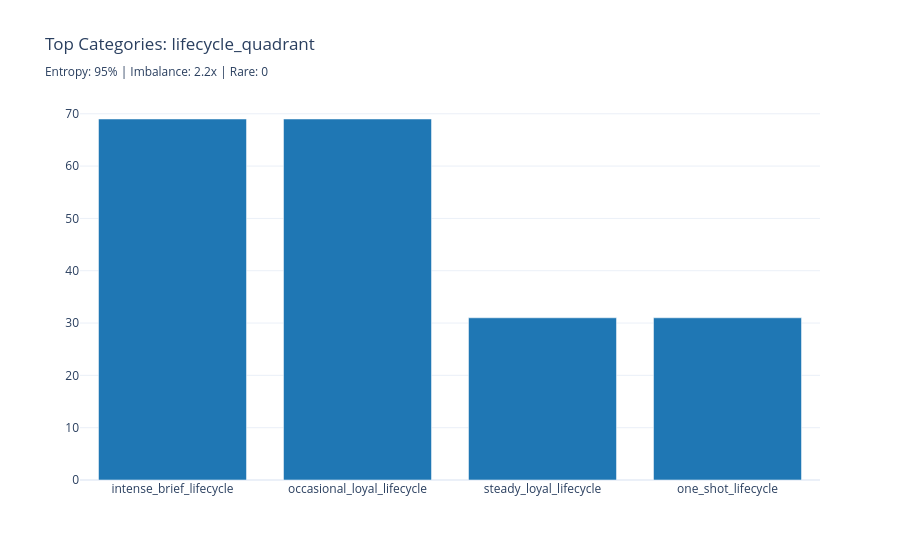
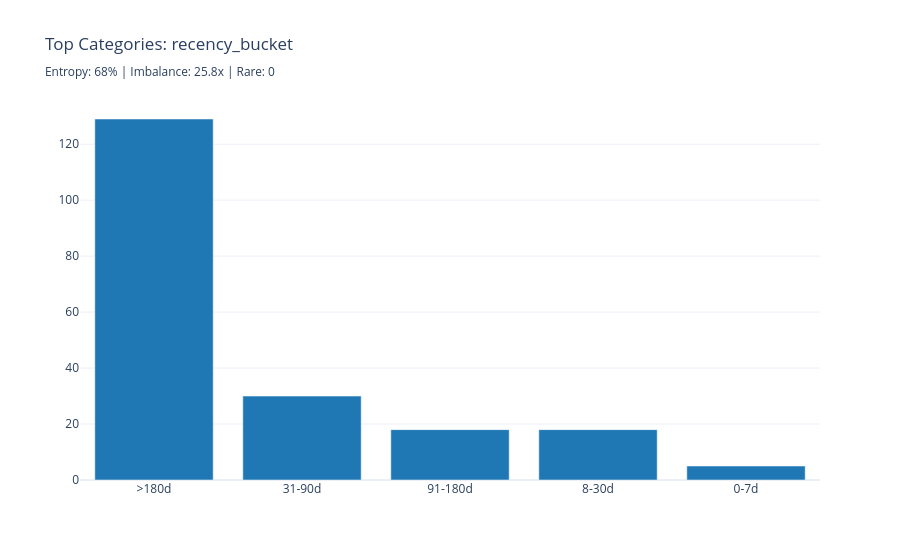

Notebook code cell kept with these figures, in order:
### Markdown cell above
## 4.6 Categorical Columns Analysis

**📖 Distribution Metrics (Analogues to Numeric Skewness/Kurtosis):**

| Metric | Interpretation | Action |
|--------|---------------|--------|
| **Imbalance Ratio** | Largest / Smallest category count | > 10: Consider grouping rare categories |
| **Entropy** | Diversity measure (0 = one category, higher = more uniform) | Low entropy: May need stratified sampling |
| **Top-3 Concentration** | % of data in top 3 categories | > 90%: Rare categories may cause issues |
| **Rare Category %** | Categories with < 1% of data | High %: Group into "Other" category |

**📖 Encoding Recommendations:**
- **Low cardinality (≤5)** → One-hot encoding
- **Medium cardinality (6-20)** → One-hot or Target encoding
- **High cardinality (>20)** → Target encoding or Frequency encoding
- **Cyclical (days, months)** → Sin/Cos encoding

**⚠️ Common Issues:**
- Rare categories can cause overfitting with one-hot encoding
- High cardinality + one-hot = feature explosion
- Imbalanced categories may need special handling in train/test splits

### Code cell
# Use framework's CategoricalDistributionAnalyzer
cat_analyzer = CategoricalDistributionAnalyzer()

categorical_cols = [
    name for name, col in findings.columns.items()
    if col.inferred_type in [ColumnType.CATEGORICAL_NOMINAL, ColumnType.CATEGORICAL_ORDINAL, ColumnType.CATEGORICAL_CYCLICAL]
    and col.inferred_type != ColumnType.TEXT  # TEXT columns processed separately in 02a
    and name not in TEMPORAL_METADATA_COLS
]

# Analyze all categorical columns
cat_analyses = cat_analyzer.analyze_dataframe(df, categorical_cols)

# Get encoding recommendations
cyclical_cols = [name for name, col in findings.columns.items()
                 if col.inferred_type == ColumnType.CATEGORICAL_CYCLICAL]
cat_recommendations = cat_analyzer.get_all_recommendations(df, categorical_cols, cyclical_columns=cyclical_cols)

for col_name in categorical_cols:
    col_info = findings.columns[col_name]
    analysis = cat_analyses.get(col_name)
    rec = next((r for r in cat_recommendations if r.column_name == col_name), None)

    print(f"\n{'='*70}")
    print(f"Column: {col_name}")
    print(f"Type: {col_info.inferred_type.value} (Confidence: {col_info.confidence:.0%})")
    print("-" * 70)

    if analysis:
        print("\n📊 Distribution Metrics:")
        print(f"   Categories: {analysis.category_count}")
        print(f"   Imbalance Ratio: {analysis.imbalance_ratio:.1f}x (largest/smallest)")
        print(f"   Entropy: {analysis.entropy:.2f} ({analysis.normalized_entropy*100:.0f}% of max)")
        print(f"   Top-1 Concentration: {analysis.top1_concentration:.1f}%")
        print(f"   Top-3 Concentration: {analysis.top3_concentration:.1f}%")
        print(f"   Rare Categories (<1%): {analysis.rare_category_count}")

        # Interpretation
        print("\n📈 Interpretation:")
        if analysis.has_low_diversity:
            print("   ⚠️ LOW DIVERSITY: Distribution dominated by few categories")
        elif analysis.normalized_entropy > 0.9:
            print("   ✓ HIGH DIVERSITY: Categories are relatively balanced")
        else:
            print("   ✓ MODERATE DIVERSITY: Some category dominance but acceptable")

        if analysis.imbalance_ratio > 100:
            print("   🔴 SEVERE IMBALANCE: Rarest category has very few samples")
        elif analysis.is_imbalanced:
            print("   🟡 MODERATE IMBALANCE: Consider grouping rare categories")

        # Recommendations
        if rec:
            print("\n🔧 Recommendations:")
            print(f"   Encoding: {rec.encoding_type.value}")
            print(f"   Reason: {rec.reason}")
            print(f"   Priority: {rec.priority}")

            if rec.preprocessing_steps:
                print("   Preprocessing:")
                for step in rec.preprocessing_steps:
                    print(f"      • {step}")

            if rec.warnings:
                for warn in rec.warnings:
                    print(f"   ⚠️ {warn}")

    # Visualization
    value_counts = df[col_name].value_counts()
    subtitle = f"Entropy: {analysis.normalized_entropy*100:.0f}% | Imbalance: {analysis.imbalance_ratio:.1f}x | Rare: {analysis.rare_category_count}" if analysis else ""
    fig = charts.bar_chart(
        value_counts.head(10).index.tolist(),
        value_counts.head(10).values.tolist(),
        title=f"Top Categories: {col_name}<br><sub>{subtitle}</sub>"
    )
    display_figure(fig)

# Summary table and add recommendations to registry
if cat_analyses:
    print("\n" + "=" * 70)
    print("CATEGORICAL COLUMNS SUMMARY")
    print("=" * 70)
    summary_data = []
    for col_name, analysis in cat_analyses.items():
        rec = next((r for r in cat_recommendations if r.column_name == col_name), None)
        summary_data.append({
            "Column": col_name,
            "Categories": analysis.category_count,
            "Imbalance": f"{analysis.imbalance_ratio:.1f}x",
            "Entropy": f"{analysis.normalized_entropy*100:.0f}%",
            "Top-3 Conc.": f"{analysis.top3_concentration:.1f}%",
            "Rare (<1%)": analysis.rare_category_count,
            "Encoding": rec.encoding_type.value if rec else "N/A"
        })

        # Add encoding recommendation to Gold layer
        if rec and registry.gold:
            registry.add_gold_encoding(
                column=col_name,
                method=rec.encoding_type.value,
                rationale=rec.reason,
                source_notebook="04_column_deep_dive"
            )

    display_table(native_pd.DataFrame(summary_data))

    if registry.gold:
        print(f"\n✅ Added {len(cat_recommendations)} encoding recommendations to Gold layer")

### Figure 1 — Plotly figure (JSON) as saved in the notebook; plotly's stock layout.template omitted (floating-point values rounded to 4 significant figures)
{"data": [{"marker": {"color": "#1f77b4"}, "type": "bar", "x": ["intense_brief_lifecycle", "occasional_loyal_lifecycle", "steady_loyal_lifecycle", "one_shot_lifecycle"], "y": [69, 69, 31, 31]}], "layout": {"title": {"text": "Top Categories: lifecycle_quadrant<br><sub>Entropy: 95% | Imbalance: 2.2x | Rare: 0</sub>"}, "xaxis": {"title": {}}, "yaxis": {"title": {}}}}

### Figure 2 — Plotly figure (JSON) as saved in the notebook; plotly's stock layout.template omitted (floating-point values rounded to 4 significant figures)
{"data": [{"marker": {"color": "#1f77b4"}, "type": "bar", "x": [">180d", "31-90d", "91-180d", "8-30d", "0-7d"], "y": [129, 30, 18, 18, 5]}], "layout": {"title": {"text": "Top Categories: recency_bucket<br><sub>Entropy: 68% | Imbalance: 25.8x | Rare: 0</sub>"}, "xaxis": {"title": {}}, "yaxis": {"title": {}}}}
